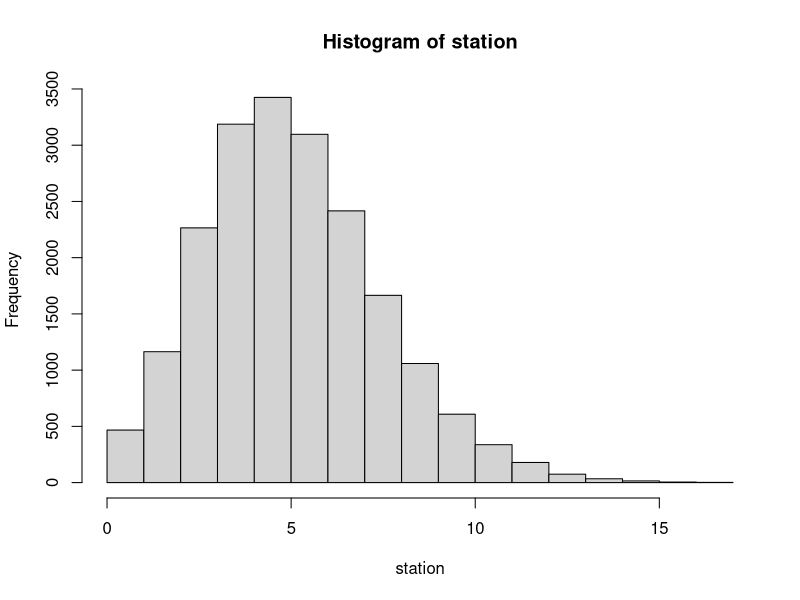
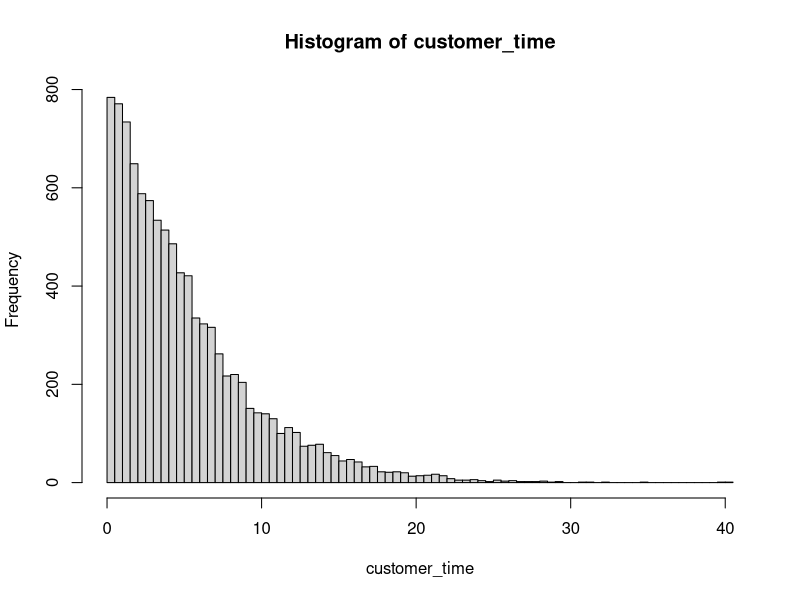
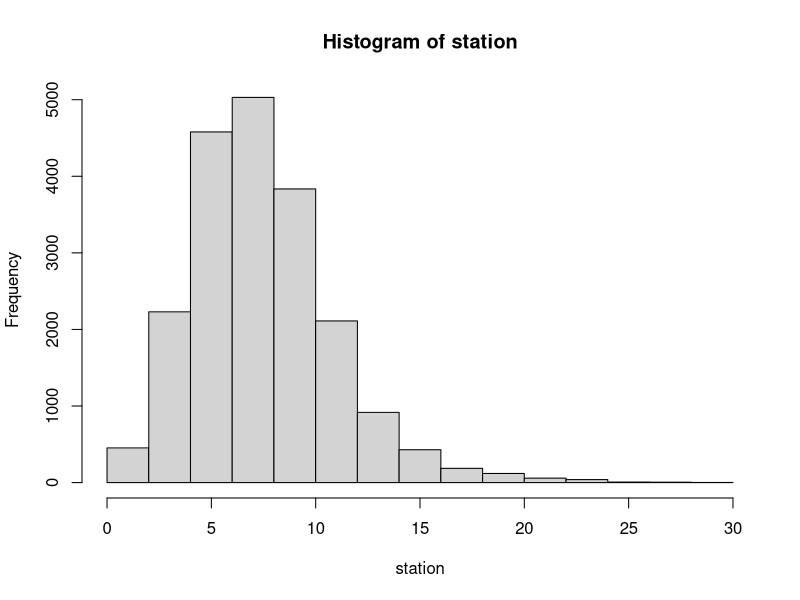
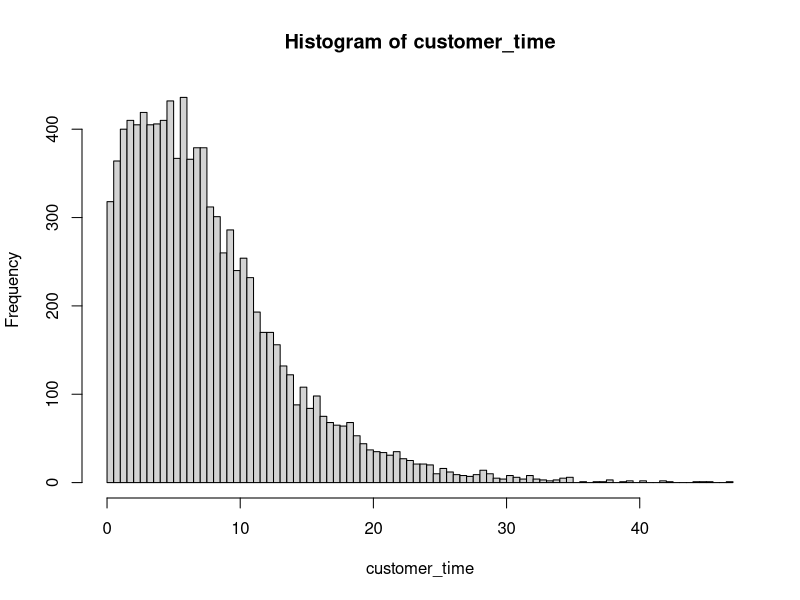

Generate these figures, in order, with R:
## ---- chunk 1
knitr::opts_chunk$set(echo = TRUE)
## ---- chunk 2
library(tidyverse)
library(ggplot2)
## ---- chunk 3
n <- 20000

queue1 <- rep(NA, n)
queue2 <- rep(NA, n)
queue3 <- rep(NA, n)
queue4 <- rep(NA, n)
queue5 <- rep(NA, n)
queue6 <- rep(NA, n)

queue1[1] <- 0
queue2[1] <- 0
queue3[1] <- 0
queue4[1] <- 0
queue5[1] <- 0
queue6[1] <- 0

time <- rep(NA, n)
time[1] <- 0

enqueue1 <- list()
enqueue2 <- list()
enqueue3 <- list()
enqueue4 <- list()
enqueue5 <- list()
enqueue6 <- list()

customer_time <- list()
## ---- chunk 4
for (i in 2:n) {
  type <- sample(c(1, 2, 3), 1, prob=c(0.3, 0.3, 0.4))
  rate = (min(2, queue1[i-1]) + min(2, queue2[i-1]) + min(2, queue3[i-1]) +
            min(2, queue4[i-1]) + min(2, queue5[i-1]) + min(2, queue6[i-1]))*0.2
  enqueue <- rexp(1, 1)
  if (rate != 0) dequeue <- rexp(1, rate)
  else dequeue <- enqueue + 1
  
  queue1[i] <- queue1[i-1]
  queue2[i] <- queue2[i-1]
  queue3[i] <- queue3[i-1]
  queue4[i] <- queue4[i-1]
  queue5[i] <- queue5[i-1]
  queue6[i] <- queue6[i-1]
  
  if (dequeue < enqueue) {
    time[i] <- time[i-1] + dequeue
    queues <- c(queue1[i-1], queue2[i-1], queue3[i-1], queue4[i-1],
                queue5[i-1], queue6[i-1])
    valid_queues <- which(queues != 0)
    
    if (length(valid_queues) > 1) queue <- sample(valid_queues, 1)
    else queue <- valid_queues[1]
      
    if (queue == 1) {
      queue1[i] <- queue1[i-1] - 1
      customer_time <- c(customer_time, time[i] - enqueue1[[1]])
      enqueue1 <- enqueue1[-1]
    }
    else if (queue == 2) {
      queue2[i] <- queue2[i-1] - 1
      customer_time <- c(customer_time, time[i] - enqueue2[[1]])
      enqueue2 <- enqueue2[-1]
    }
    else if (queue == 3) {
      queue3[i] <- queue3[i-1] - 1
      customer_time <- c(customer_time, time[i] - enqueue3[[1]])
      enqueue3 <- enqueue3[-1]
    }
    else if (queue == 4) {
      queue4[i] <- queue4[i-1] - 1
      customer_time <- c(customer_time, time[i] - enqueue4[[1]])
      enqueue4 <- enqueue4[-1]
    }
    else if (queue == 5) {
      queue5[i] <- queue5[i-1] - 1
      customer_time <- c(customer_time, time[i] - enqueue5[[1]])
      enqueue5 <- enqueue5[-1]
    }
    else if (queue == 6) {
      queue6[i] <- queue6[i-1] - 1
      customer_time <- c(customer_time, time[i] - enqueue6[[1]])
      enqueue6 <- enqueue6[-1]
    }
  }
  
  else if (type == 1) {
    time[i] <- time[i-1] + enqueue
    queues <- c(queue1[i-1], queue3[i-1], queue5[i-1])
    min_queues <- which(min(queues) == queues)
      
    if (length(min_queues) > 1) min_queue <- sample(min_queues, 1)
    else min_queue <- min_queues[1]
      
    if (min_queue == 1) {
      queue1[i] <- queue1[i-1] + 1
      enqueue1 <- c(enqueue1, list(time[i]))
    }
    else if (min_queue == 2) {
      queue3[i] <- queue3[i-1] + 1
      enqueue3 <- c(enqueue3, list(time[i]))
    }
    else if (min_queue == 3) {
      queue5[i] <- queue5[i-1] + 1
      enqueue5 <- c(enqueue5, list(time[i]))
    }
  }
  
  else if (type == 2) {
    time[i] <- time[i-1] + enqueue
    queues <- c(queue2[i-1], queue4[i-1], queue6[i-1])
    min_queues <- which(min(queues) == queues)
      
    if (length(min_queues) > 1) min_queue <- sample(min_queues, 1)
    else min_queue <- min_queues[1]
      
    if (min_queue == 1) {
      queue2[i] <- queue2[i-1] + 1
      enqueue2 <- c(enqueue2, list(time[i]))
    }
    else if (min_queue == 2) {
      queue4[i] <- queue4[i-1] + 1
      enqueue4 <- c(enqueue4, list(time[i]))
    }
    else if (min_queue == 3) {
      queue6[i] <- queue6[i-1] + 1
      enqueue6 <- c(enqueue6, list(time[i]))
    }
  }
  
  else if (type == 3) {
    time[i] <- time[i-1] + enqueue
    queues <- c(queue1[i-1], queue2[i-1], queue3[i-1], queue4[i-1], queue5[i-1],
                queue6[i-1])
    min_queues <- which(min(queues) == queues)
      
    if (length(min_queues) > 1) min_queue <- sample(min_queues, 1)
    else min_queue <- min_queues[1]
      
    if (min_queue == 1) {
      queue1[i] <- queue1[i-1] + 1
      enqueue1 <- c(enqueue1, list(time[i]))
    }
    else if (min_queue == 2) {
      queue2[i] <- queue2[i-1] + 1
      enqueue2 <- c(enqueue2, list(time[i]))
    }
    else if (min_queue == 3) {
      queue3[i] <- queue3[i-1] + 1
      enqueue3 <- c(enqueue3, list(time[i]))
    }
    else if (min_queue == 4) {
      queue4[i] <- queue4[i-1] + 1
      enqueue4 <- c(enqueue4, list(time[i]))
    }
    else if (min_queue == 5) {
      queue5[i] <- queue5[i-1] + 1
      enqueue5 <- c(enqueue5, list(time[i]))
    }
    else if (min_queue == 6) {
      queue6[i] <- queue6[i-1] + 1
      enqueue6 <- c(enqueue6, list(time[i]))
    }
  }
}

station <- queue1 + queue2 + queue3 + queue4 + queue5 + queue6
customer_time <- unlist(customer_time)
## ---- chunk 5
table(station) / n
hist(station)
## ---- chunk 6
sum(station == 0) / n
## ---- chunk 7
mean(station)
## ---- chunk 8
hist(customer_time, 100)
## ---- chunk 9
mean(customer_time)
## ---- chunk 10
max(customer_time)
## ---- chunk 11
n <- 20000

queue1 <- rep(NA, n)
queue2 <- rep(NA, n)
queue3 <- rep(NA, n)
queue4 <- rep(NA, n)

queue1[1] <- 0
queue2[1] <- 0
queue3[1] <- 0
queue4[1] <- 0

time <- rep(NA, n)
time[1] <- 0

enqueue1 <- list()
enqueue2 <- list()
enqueue3 <- list()
enqueue4 <- list()

customer_time <- list()
## ---- chunk 12
for (i in 2:n) {
  type <- sample(c(1, 2, 3), 1, prob=c(0.2, 0.5, 0.3))
  rate = (min(3, queue1[i-1]) + min(3, queue2[i-1]) + min(3, queue3[i-1]) +
            min(3, queue4[i-1]))*0.15
  enqueue <- rexp(1, 1)
  if (rate != 0) dequeue <- rexp(1, rate)
  else dequeue <- enqueue + 1
  
  queue1[i] <- queue1[i-1]
  queue2[i] <- queue2[i-1]
  queue3[i] <- queue3[i-1]
  queue4[i] <- queue4[i-1]
  
  if (dequeue < enqueue) {
    time[i] <- time[i-1] + dequeue
    queues <- c(queue1[i-1], queue2[i-1], queue3[i-1], queue4[i-1])
    valid_queues <- which(queues != 0)
    
    if (length(valid_queues) > 1) queue <- sample(valid_queues, 1)
    else queue <- valid_queues[1]
    
    if (queue == 1) {
      queue1[i] <- queue1[i-1] - 1
      customer_time <- c(customer_time, time[i] - enqueue1[[1]])
      enqueue1 <- enqueue1[-1]
    }
    else if (queue == 2) {
      queue2[i] <- queue2[i-1] - 1
      customer_time <- c(customer_time, time[i] - enqueue2[[1]])
      enqueue2 <- enqueue2[-1]
    }
    else if (queue == 3) {
      queue3[i] <- queue3[i-1] - 1
      customer_time <- c(customer_time, time[i] - enqueue3[[1]])
      enqueue3 <- enqueue3[-1]
    }
    else if (queue == 4) {
      queue4[i] <- queue4[i-1] - 1
      customer_time <- c(customer_time, time[i] - enqueue4[[1]])
      enqueue4 <- enqueue4[-1]
    }
  }
  
  else if (type == 1) {
    time[i] <- time[i-1] + enqueue
    queues <- c(queue1[i-1], queue3[i-1])
    min_queues <- which(min(queues) == queues)
    
    if (length(min_queues) > 1) min_queue <- sample(min_queues, 1)
    else min_queue <- min_queues[1]
    
    if (min_queue == 1) {
      queue1[i] <- queue1[i-1] + 1
      enqueue1 <- c(enqueue1, list(time[i]))
    }
    else if (min_queue == 2) {
      queue3[i] <- queue3[i-1] + 1
      enqueue3 <- c(enqueue3, list(time[i]))
    }
  }
  
  else if (type == 2) {
    time[i] <- time[i-1] + enqueue
    queues <- c(queue2[i-1], queue4[i-1])
    min_queues <- which(min(queues) == queues)
    
    if (length(min_queues) > 1) min_queue <- sample(min_queues, 1)
    else min_queue <- min_queues[1]
    
    if (min_queue == 1) {
      queue2[i] <- queue2[i-1] + 1
      enqueue2 <- c(enqueue2, list(time[i]))
    }
    else if (min_queue == 2) {
      queue4[i] <- queue4[i-1] + 1
      enqueue4 <- c(enqueue4, list(time[i]))
    }
  }
  
  else if (type == 3) {
    time[i] <- time[i-1] + enqueue
    queues <- c(queue1[i-1], queue2[i-1], queue3[i-1], queue4[i-1])
    min_queues <- which(min(queues) == queues)
    
    if (length(min_queues) > 1) min_queue <- sample(min_queues, 1)
    else min_queue <- min_queues[1]
    
    if (min_queue == 1) {
      queue1[i] <- queue1[i-1] + 1
      enqueue1 <- c(enqueue1, list(time[i]))
    }
    else if (min_queue == 2) {
      queue2[i] <- queue2[i-1] + 1
      enqueue2 <- c(enqueue2, list(time[i]))
    }
    else if (min_queue == 3) {
      queue3[i] <- queue3[i-1] + 1
      enqueue3 <- c(enqueue3, list(time[i]))
    }
    else if (min_queue == 4) {
      queue4[i] <- queue4[i-1] + 1
      enqueue4 <- c(enqueue4, list(time[i]))
    }
  }
}

station <- queue1 + queue2 + queue3 + queue4
customer_time <- unlist(customer_time)
## ---- chunk 13
table(station) / n
hist(station)
## ---- chunk 14
sum(station == 0) / n
## ---- chunk 15
mean(station)
## ---- chunk 16
hist(customer_time, 100)
## ---- chunk 17
mean(customer_time)
## ---- chunk 18
max(customer_time)
